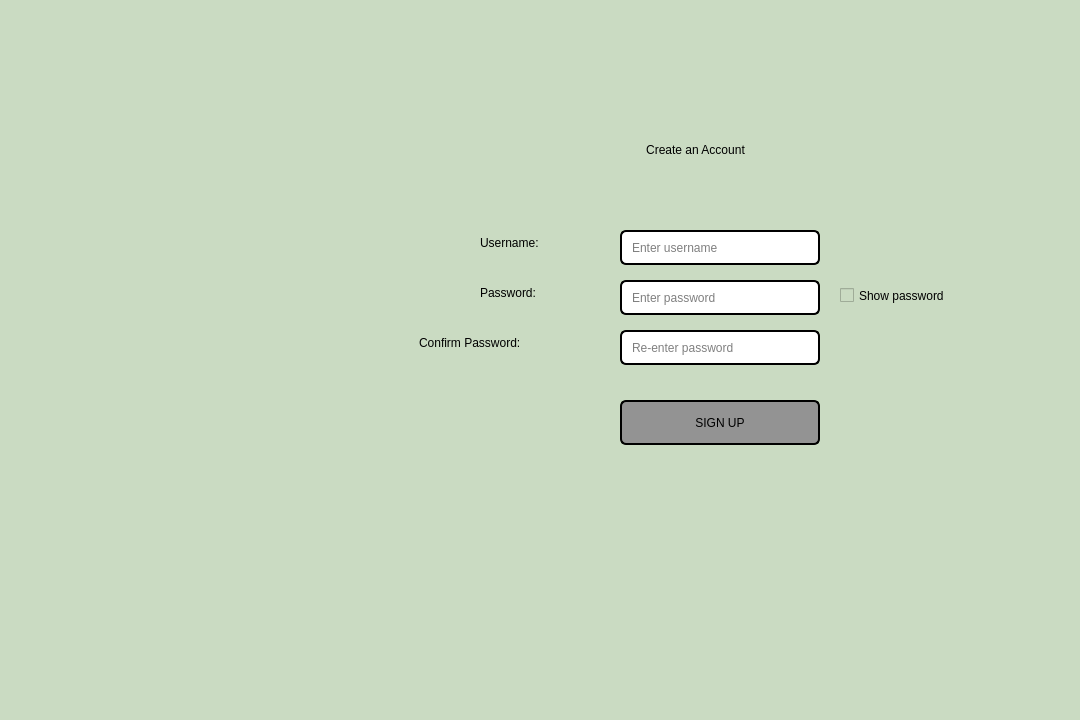
<?xml version="1.0" encoding="UTF-8"?>
<ui version="4.0">
 <class>signup</class>
 <widget class="QDialog" name="signup">
  <property name="geometry">
   <rect>
    <x>0</x>
    <y>0</y>
    <width>1080</width>
    <height>720</height>
   </rect>
  </property>
  <property name="windowTitle">
   <string>BudgetBuddy - Signup</string>
  </property>
  <property name="styleSheet">
   <string notr="true">
    background-color: rgb(202, 219, 194);
   </string>
  </property>
  <widget class="QLabel" name="labelTitle">
   <property name="geometry">
    <rect>
     <x>480</x>
     <y>130</y>
     <width>431</width>
     <height>40</height>
    </rect>
   </property>
   <property name="styleSheet">
    <string notr="true">
     font: 700 35pt &quot;Segoe UI&quot;;
     color: rgb(0, 0, 0);
    </string>
   </property>
   <property name="text">
    <string>Create an Account</string>
   </property>
   <property name="alignment">
    <set>Qt::AlignmentFlag::AlignCenter</set>
   </property>
  </widget>
  <widget class="QLabel" name="labelUsername">
   <property name="geometry">
    <rect>
     <x>480</x>
     <y>230</y>
     <width>100</width>
     <height>25</height>
    </rect>
   </property>
   <property name="styleSheet">
    <string notr="true">
     font: 600 16pt &quot;Segoe UI&quot;;
     color: rgb(0, 0, 0);
    </string>
   </property>
   <property name="text">
    <string>Username:</string>
   </property>
  </widget>
  <widget class="QLineEdit" name="lineEditUsername">
   <property name="geometry">
    <rect>
     <x>620</x>
     <y>230</y>
     <width>200</width>
     <height>35</height>
    </rect>
   </property>
   <property name="styleSheet">
    <string notr="true">
     font: 600 11pt &quot;Segoe UI&quot;;
     color: rgb(0, 0, 0);
     background: white;
     border: 2px solid black;
     border-radius: 6px;
     padding-left: 8px;
    </string>
   </property>
   <property name="placeholderText">
    <string>Enter username</string>
   </property>
  </widget>
  <widget class="QLabel" name="labelPassword">
   <property name="geometry">
    <rect>
     <x>480</x>
     <y>280</y>
     <width>100</width>
     <height>25</height>
    </rect>
   </property>
   <property name="styleSheet">
    <string notr="true">
     font: 600 16pt &quot;Segoe UI&quot;;
     color: rgb(0, 0, 0);
    </string>
   </property>
   <property name="text">
    <string>Password:</string>
   </property>
  </widget>
  <widget class="QLineEdit" name="lineEditPassword">
   <property name="geometry">
    <rect>
     <x>620</x>
     <y>280</y>
     <width>200</width>
     <height>35</height>
    </rect>
   </property>
   <property name="styleSheet">
    <string notr="true">
     font: 600 11pt &quot;Segoe UI&quot;;
     color: rgb(0, 0, 0);
     background: white;
     border: 2px solid black;
     border-radius: 6px;
     padding-left: 8px;
    </string>
   </property>
   <property name="echoMode">
    <enum>QLineEdit::EchoMode::Password</enum>
   </property>
   <property name="placeholderText">
    <string>Enter password</string>
   </property>
  </widget>
  <widget class="QCheckBox" name="checkBoxShowPassword">
   <property name="geometry">
    <rect>
     <x>840</x>
     <y>280</y>
     <width>151</width>
     <height>31</height>
    </rect>
   </property>
   <property name="styleSheet">
    <string notr="true">
     font: 600 10pt &quot;Segoe UI&quot;;
     color: black;
    </string>
   </property>
   <property name="text">
    <string>Show password</string>
   </property>
  </widget>
  <widget class="QLabel" name="labelConfirmPwd">
   <property name="geometry">
    <rect>
     <x>419</x>
     <y>330</y>
     <width>201</width>
     <height>25</height>
    </rect>
   </property>
   <property name="styleSheet">
    <string notr="true">
     font: 600 16pt &quot;Segoe UI&quot;;
     color: rgb(0, 0, 0);
    </string>
   </property>
   <property name="text">
    <string>Confirm Password:</string>
   </property>
  </widget>
  <widget class="QLineEdit" name="lineEditConfirmPwd">
   <property name="geometry">
    <rect>
     <x>620</x>
     <y>330</y>
     <width>200</width>
     <height>35</height>
    </rect>
   </property>
   <property name="styleSheet">
    <string notr="true">
     font: 600 11pt &quot;Segoe UI&quot;;
     color: rgb(0, 0, 0);
     background: white;
     border: 2px solid black;
     border-radius: 6px;
     padding-left: 8px;
    </string>
   </property>
   <property name="echoMode">
    <enum>QLineEdit::EchoMode::Password</enum>
   </property>
   <property name="placeholderText">
    <string>Re-enter password</string>
   </property>
  </widget>
  <widget class="QPushButton" name="buttonCreateAccount">
   <property name="geometry">
    <rect>
     <x>620</x>
     <y>400</y>
     <width>200</width>
     <height>45</height>
    </rect>
   </property>
   <property name="styleSheet">
    <string notr="true">
     font: 700 16pt &quot;Segoe UI&quot;;
     color: rgb(0, 0, 0);
    
background-color: rgb(147, 147, 147);
     border: 2px solid black;
     border-radius: 6px;
   </string>
   </property>
   <property name="text">
    <string>SIGN UP</string>
   </property>
  </widget>
 </widget>
 <resources/>
 <connections/>
</ui>
